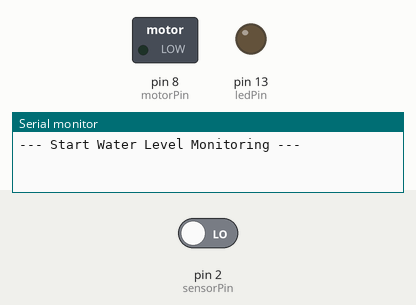
Bench run of a sketch on a simulated Arduino Uno, built with avr-gcc and run on an emulated ATmega328P. Parts: switched loads named in the sketch (green lamp = pin HIGH), output pins drawn as LEDs (lit = HIGH), the last lines printed to the serial monitor. Inputs (shaded band) come from the test bench; at power-on: pin 2 (sensorPin) LOW.

Above: at 1.2 s.
1.3 s: pin 2 (sensorPin) driven HIGH
At 7.4 s:
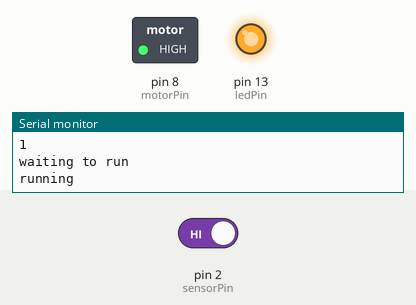
Timing chart, 0 to 8.9 s (numbered marks = the images above; inputs shaded):
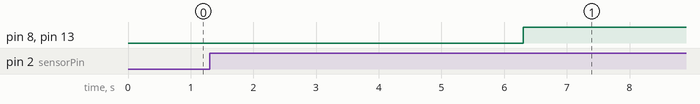

Measured:
- after the input at 1.3 s, pin 8 (motorPin), pin 13 (ledPin): LOW → HIGH after 5.0 s

The sketch:

waterpump.ino
```cpp
// Static variables.

// 1 minute = 60000 milliseconds.
// 60 Minutes = 3,600,000 Milliseconds.

const int motorPin=8;
const int ledPin=LED_BUILTIN;
const int sensorPin=2;
const int runPumpTime=60000;

// dynamic variables.
int state = 0;

void setup()
{
  pinMode(motorPin, OUTPUT);
  pinMode(ledPin, OUTPUT);
  pinMode(sensorPin, INPUT);

  digitalWrite(ledPin, LOW);

  Serial.begin(9600);
  Serial.println("--- Start Water Level Monitoring ---");
  Serial.println();
}

void loop() {
  // read the state of the sensorPin value.
  state = digitalRead(sensorPin);

  if (state == HIGH) {
    Serial.println(state);
    awaitToRun(5000);
    runPump(10000);
  } else {
    digitalWrite(motorPin, LOW);
    digitalWrite(ledPin, LOW);
  }
}

void awaitToRun(int time) {
  Serial.println("waiting to run");
  delay(time);
}

void runPump(int time) {
  Serial.println("running");
  digitalWrite(motorPin, HIGH);
  digitalWrite(ledPin, HIGH);

  delay(time);

  Serial.println("stopped running");
}
```
